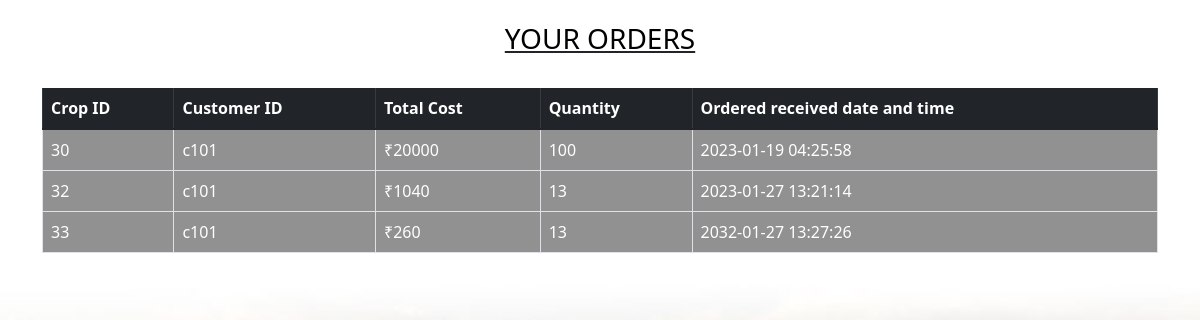
Page /farmercroporders.php (signed in) on the committed database.
### tables this page shows
CREATE TABLE `crop_orders` (
  `crop_id` int(4) NOT NULL,
  `customer_id` varchar(100) NOT NULL,
  `farmer_id` varchar(200) NOT NULL,
  `total_cost` double NOT NULL,
  `quantity` int(11) NOT NULL,
  `dateandtime` timestamp NOT NULL DEFAULT current_timestamp() ON UPDATE current_timestamp()
);

### farmercroporders.php (the view, shortened to what this page needs)
<!DOCTYPE html>
<html lang="en">
<head>
  <link href="https://cdn.jsdelivr.net/npm/bootstrap@5.1.3/dist/css/bootstrap.min.css" rel="stylesheet">
</head>
<body style="background: url('images/img1.jpg');
background-repeat: no-repeat;
background-size: 100%;
background-attachment: fixed;">
  <div class="container">
    <div class="tablename">
         <h3 style="color:black;
         text-transform:uppercase;
         text-decoration:none;">Your orders</h3>
    </div>
  <table style="background:#0006;"class="table table-striped table-bordered">
    <tr style="color:white;" >
     <thead class="table-dark">
      <th>Crop ID</th>
      <th>Customer ID</th>
      <th>Total Cost</th>
      <th>Quantity</th>
      <th>Ordered received date and time</th>
      </tr>
     <?php
     $con=mysqli_connect('localhost','root','');
     mysqli_select_db($con,'agromap');
     $user_id=$_SESSION['userid'];
     $query="SELECT crop_id,customer_id,quantity,total_cost,dateandtime from crop_orders where farmer_id='$user_id'";
     $result=$con->query($query);
     if($result->num_rows>0)
     {
       while($row=$result->fetch_assoc())
       {
         echo "<tr><td style='color:white;'>".$row["crop_id"]."</td>
         <td style='color:white;'>".$row["customer_id"]."</td>
         <td style='color:white;'>&#8377;".$row["total_cost"]."</td>
         <td style='color:white;'>".$row["quantity"]."</td>
         <td style='color:white;'>".$row["dateandtime"]."</td><tr>";
       }
       echo "</table>";
     }
     else{
       echo "<h2 align=center>No Orders to show<h2>";
     }
     ?>
</div>
</body>
</html>

### farmercroporders.php (style rules this page uses)
.tablename { text-align: center; text-transform: uppercase; padding: 2%; text-decoration: underline; }
tr td { color:white; }

### rows in the picture
crop_orders: crop "30", customer "c101", total_cost "20000", quantity "100", dateandtime "2023-01-19 04:25:58"
crop_orders: crop "32", customer "c101", total_cost "1040", quantity "13", dateandtime "2023-01-27 13:21:14"
crop_orders: crop "33", customer "c101", total_cost "260", quantity "13", dateandtime "2032-01-27 13:27:26"
